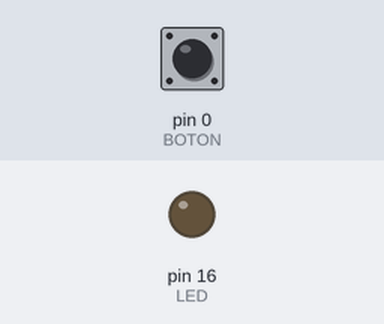
The sketch below on a simulated Arduino Uno, built with avr-gcc and run on an emulated ATmega328P. Parts: output pins drawn as LEDs (lit = HIGH). The inputs (shaded band) are chosen by the test bench; at power-on: pin 0 (BOTON) LOW.

Above: at 1.2 s.
1.3 s: pin 0 (BOTON) pulled HIGH for 0.15 s
At 1.37 s:
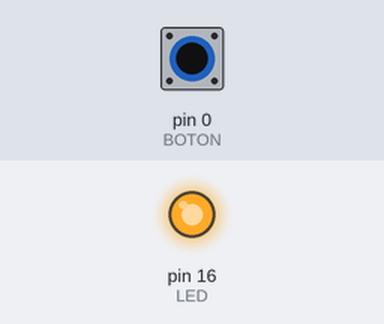
2.9 s: pin 0 (BOTON) pulled HIGH for 3.2 s
At 6.9 s:
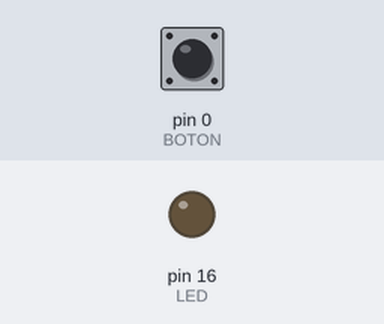
Timing chart, 0 to 8.4 s (numbered marks = the images above; inputs shaded):
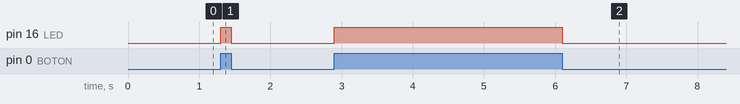

The sketch:

_2_digitalRead.ino
```cpp
#define LED 16 //2 en la placa Lora
#define BOTON 0

void setup() {
  pinMode(LED, OUTPUT);
  pinMode(BOTON, INPUT);
}

void loop() {
  if (digitalRead(BOTON) == HIGH) {
    digitalWrite(LED, HIGH);
  }
  else {
    digitalWrite(LED, LOW);
  }
}
```

Measured:
- after the input at 1.3 s, pin 16 (LED): LOW → HIGH at once, → LOW 0.15 s later
- after the input at 2.9 s, pin 16 (LED): LOW → HIGH at once, → LOW 3.2 s later
